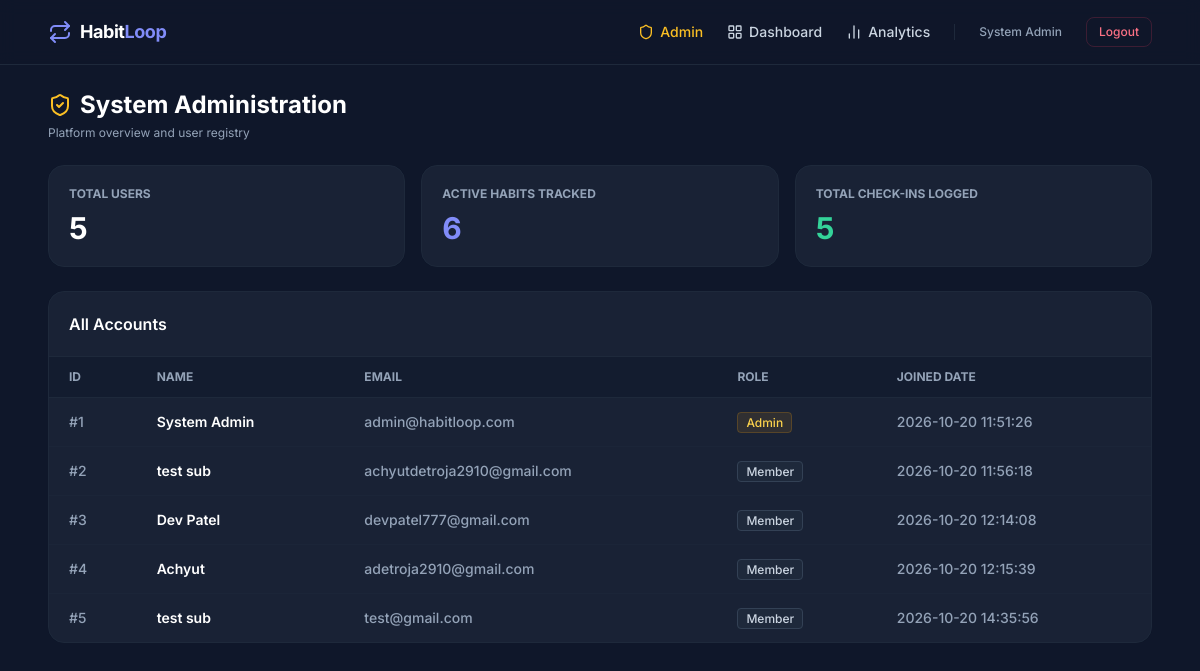
/admin (signed in), run on an earlier commit of the app's database.
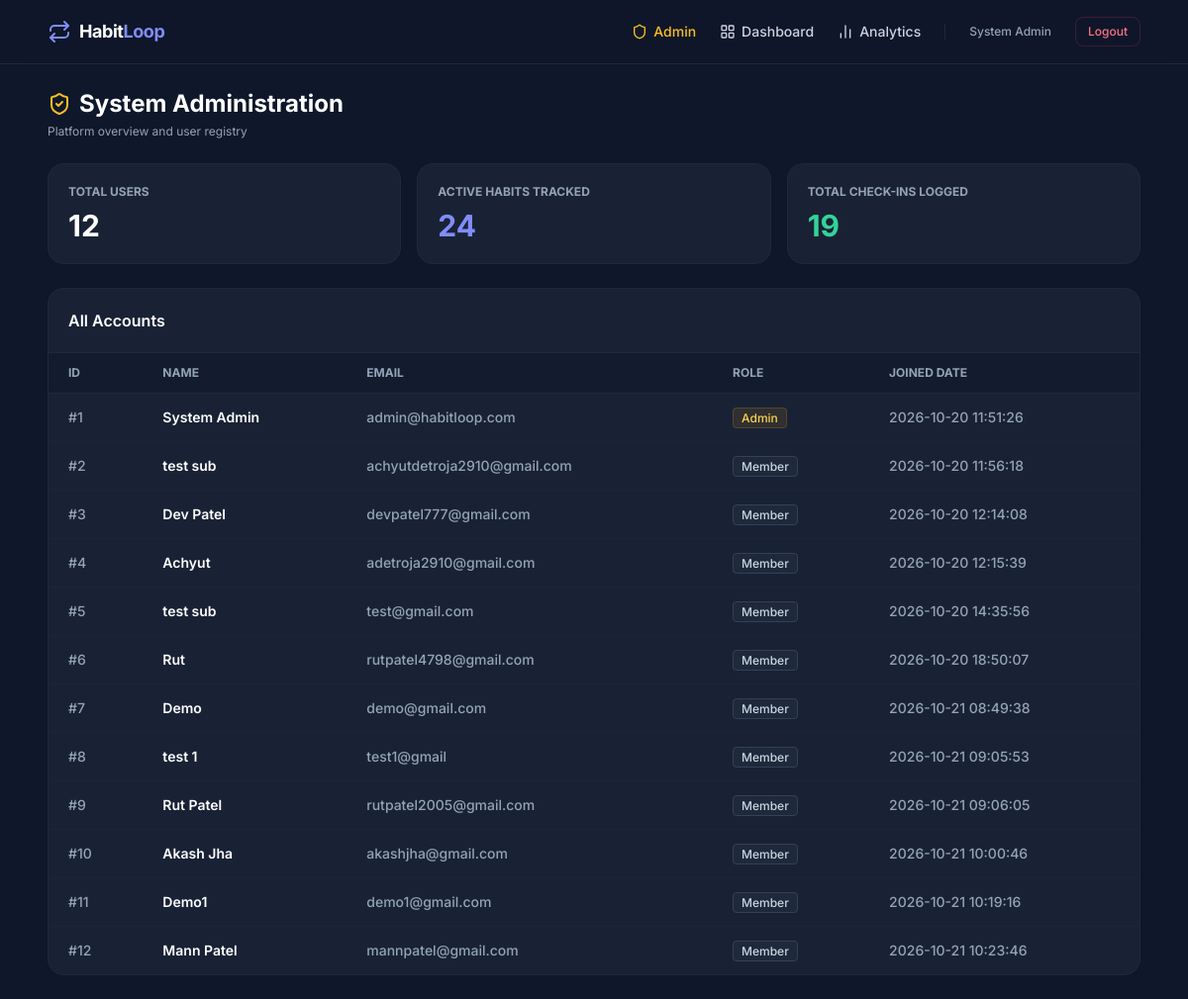
And on a later commit of the database.
### tables this page shows
CREATE TABLE User (
            user_id INTEGER PRIMARY KEY AUTOINCREMENT,
            name TEXT NOT NULL,
            email TEXT NOT NULL UNIQUE,
            password TEXT NOT NULL,
            is_admin BOOLEAN DEFAULT 0,
            created_at DATETIME DEFAULT CURRENT_TIMESTAMP
        );

### app.py (the view)
@app.route("/admin")
@admin_required
def admin_dashboard():
    conn = get_db()
    users = conn.execute("SELECT user_id, name, email, is_admin, created_at FROM User").fetchall()
    total_users = len(users)
    total_habits = conn.execute("SELECT COUNT(*) AS cnt FROM Habit").fetchone()["cnt"]
    total_logs = conn.execute("SELECT COUNT(*) AS cnt FROM HabitLog").fetchone()["cnt"]
    conn.close()
    return render_template("admin.html", users=users, total_users=total_users, total_habits=total_habits, total_logs=total_logs)

### app.py (called while the page is built)
@app.after_request
def prevent_auth_page_caching(response):
    if request.endpoint in {"login", "register", "logout"}:
        response.headers["Cache-Control"] = "no-store, no-cache, must-revalidate, max-age=0"
        response.headers["Pragma"] = "no-cache"
        response.headers["Expires"] = "0"
    return response

def get_db():
    conn = sqlite3.connect(DB_NAME, timeout=30)
    conn.row_factory = sqlite3.Row
    conn.execute("PRAGMA foreign_keys = ON;")
    conn.execute("PRAGMA busy_timeout = 30000;")
    return conn

def admin_required(f):
    @wraps(f)
    def decorated_function(*args, **kwargs):
        if not session.get("is_admin"):
            flash("Administrator access required.", "danger")
            return redirect(url_for("dashboard"))
        return f(*args, **kwargs)
    return decorated_function

### templates/admin.html (shortened to what this page needs)
{% extends 'base.html' %}
{% block content %}
<div class="space-y-6">
    <div class="flex items-center justify-between">
        <div>
            <h1 class="text-2xl font-bold text-white flex items-center gap-2">
                <i data-lucide="shield-check" class="text-amber-400 w-6 h-6"></i> System Administration
            </h1>
            <p class="text-xs text-slate-400 mt-1">Platform overview and user registry</p>
        </div>
    </div>
    <div class="grid grid-cols-1 sm:grid-cols-3 gap-4">
        <div class="glass-card rounded-2xl p-5 border border-slate-800">
            <p class="text-xs uppercase font-bold text-slate-400">Total Users</p>
            <p class="text-3xl font-bold text-white mt-2">{{ total_users }}</p>
        </div>
        <div class="glass-card rounded-2xl p-5 border border-slate-800">
            <p class="text-xs uppercase font-bold text-slate-400">Active Habits Tracked</p>
            <p class="text-3xl font-bold text-indigo-400 mt-2">{{ total_habits }}</p>
        </div>
        <div class="glass-card rounded-2xl p-5 border border-slate-800">
            <p class="text-xs uppercase font-bold text-slate-400">Total Check-ins Logged</p>
            <p class="text-3xl font-bold text-emerald-400 mt-2">{{ total_logs }}</p>
        </div>
    </div>
    <div class="glass-card rounded-2xl border border-slate-800 overflow-hidden">
        <div class="p-5 border-b border-slate-800">
            <h3 class="text-base font-semibold text-white">All Accounts</h3>
        </div>
        <div class="overflow-x-auto">
            <table class="w-full text-left text-sm text-slate-300">
                <thead class="bg-slate-900/50 text-xs uppercase font-semibold text-slate-400 border-b border-slate-800">
                    <tr>
                        <th class="px-5 py-3">ID</th>
                        <th class="px-5 py-3">Name</th>
                        <th class="px-5 py-3">Email</th>
                        <th class="px-5 py-3">Role</th>
                        <th class="px-5 py-3">Joined Date</th>
                    </tr>
                </thead>
                <tbody class="divide-y divide-slate-800/60 font-medium">
                    {% for u in users %}
                    <tr class="hover:bg-slate-800/30 transition">
                        <td class="px-5 py-3.5 text-slate-400">#{{ u.user_id }}</td>
                        <td class="px-5 py-3.5 text-white font-semibold">{{ u.name }}</td>
                        <td class="px-5 py-3.5 text-slate-400">{{ u.email }}</td>
                        <td class="px-5 py-3.5">
                            {% if u.is_admin %}
                                <span class="px-2 py-0.5 rounded text-xs bg-amber-500/10 text-amber-300 border border-amber-500/20">Admin</span>
                            {% else %}
                                <span class="px-2 py-0.5 rounded text-xs bg-slate-800 text-slate-300 border border-slate-700">Member</span>
                            {% endif %}
                        </td>
                        <td class="px-5 py-3.5 text-slate-400">{{ u.created_at }}</td>
                    </tr>
                    {% endfor %}
                </tbody>
            </table>
        </div>
    </div>
</div>
{% endblock %}

### templates/base.html (shortened to what this page needs)
<!DOCTYPE html>
<html lang="en">
<head>
    <script src="https://cdn.tailwindcss.com"></script>
</head>
<body class="min-h-screen flex flex-col justify-between pb-16 md:pb-0">
    <header class="border-b border-slate-800 bg-slate-900/80 backdrop-blur sticky top-0 z-40">
        <div class="max-w-6xl mx-auto px-4 sm:px-6 h-16 flex items-center justify-between">
            <a href="{{ url_for('dashboard') }}" class="flex items-center gap-2 text-indigo-400 font-bold text-lg tracking-tight">
                <i data-lucide="repeat" class="w-6 h-6"></i>
                <span class="text-white">Habit<span class="text-indigo-400">Loop</span></span>
            </a>
            <nav class="hidden md:flex items-center gap-6 text-sm font-medium">
                {% if session.get('user_id') %}
                    {% if session.get('is_admin') %}
                        <a href="{{ url_for('admin_dashboard') }}" class="text-amber-400 hover:text-amber-300 flex items-center gap-1.5 transition">
                            <i data-lucide="shield" class="w-4 h-4"></i> Admin
                        </a>
                    {% endif %}
                    <a href="{{ url_for('dashboard') }}" class="text-slate-300 hover:text-white flex items-center gap-1.5 transition">
                        <i data-lucide="layout-grid" class="w-4 h-4"></i> Dashboard
                    </a>
                    <a href="{{ url_for('progress') }}" class="text-slate-300 hover:text-white flex items-center gap-1.5 transition">
                        <i data-lucide="bar-chart-2" class="w-4 h-4"></i> Analytics
                    </a>
                    <span class="text-xs text-slate-400">{{ session.get('name') }}</span>
                    <a href="{{ url_for('logout') }}" class="text-rose-400 hover:text-rose-300 text-xs px-3 py-1.5 rounded-lg border border-rose-500/20 hover:bg-rose-500/10 transition">Logout</a>
                {% else %}
                    <a href="{{ url_for('login') }}" class="text-slate-300 hover:text-white transition">Sign In</a>
                    <a href="{{ url_for('register') }}" class="bg-indigo-600 hover:bg-indigo-500 text-white px-4 py-2 rounded-lg text-sm transition shadow-sm shadow-indigo-500/20">Get Started</a>
                {% endif %}
            </nav>
        </div>
    </header>
    <main class="max-w-6xl mx-auto px-4 sm:px-6 py-6 w-full flex-1">
        {% block content %}{% endblock %}
    </main>
</body>
</html>

What changed in the data, as far as the page shows it:
added User: user_id "6", name "Rut", email "rutpatel4798@gmail.com", is_admin "Member", created_at "2026-10-20 18:50:07"
added User: user_id "7", name "Demo", email "demo@gmail.com", is_admin "Member", created_at "2026-10-21 08:49:38"
added User: user_id "8", name "test 1", email "test1@gmail", is_admin "Member", created_at "2026-10-21 09:05:53"
added User: user_id "9", name "Rut Patel", email "rutpatel2005@gmail.com", is_admin "Member", created_at "2026-10-21 09:06:05"
added User: user_id "10", name "Akash Jha", email "akashjha@gmail.com", is_admin "Member", created_at "2026-10-21 10:00:46"
added User: user_id "11", name "Demo1", email "demo1@gmail.com", is_admin "Member", created_at "2026-10-21 10:19:16"
added User: user_id "12", name "Mann Patel", email "mannpatel@gmail.com", is_admin "Member", created_at "2026-10-21 10:23:46"
Also different on the page:
{{ total_users }}: "5" → "12"
{{ total_habits }}: "6" → "24"
{{ total_logs }}: "5" → "19"
